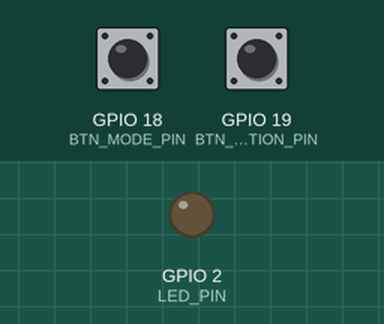
A program run on a simulated ESP32. Shown: output pins drawn as LEDs (lit = HIGH). Dashed ring = blinking. The test bench sets the inputs (shaded band); at power-on: GPIO 18 (BTN_MODE_PIN) HIGH, GPIO 19 (BTN_ACTION_PIN) HIGH. WiFi joins after 1.5 s; servers stay silent unless stated; EEPROM starts erased; USB keyboard and mouse output is not drawn; what the program prints to the serial monitor is not drawn.

Above: at 6.2 s.
6.3 s: GPIO 18 (BTN_MODE_PIN) pulled LOW for 0.15 s
At 6.65 s:
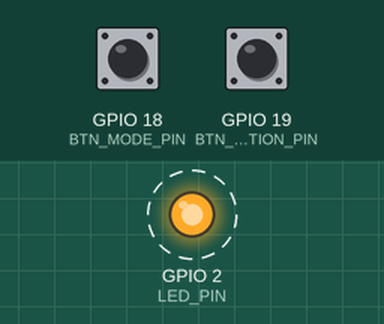
9.3 s: GPIO 18 (BTN_MODE_PIN) pulled LOW for 1 s
11.8 s: GPIO 19 (BTN_ACTION_PIN) pulled LOW for 0.15 s
At 12.25 s:
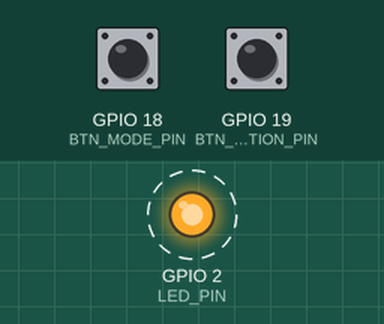
14.9 s: GPIO 19 (BTN_ACTION_PIN) pulled LOW for 1 s
At 15.8 s:
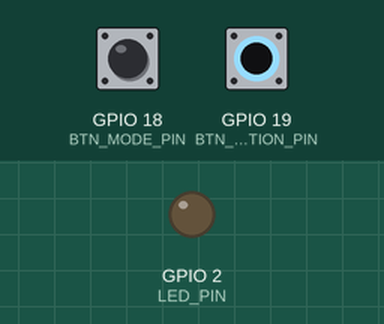
17.4 s: GPIO 19 (BTN_ACTION_PIN) pulled LOW for 3.2 s
At 18.29 s:
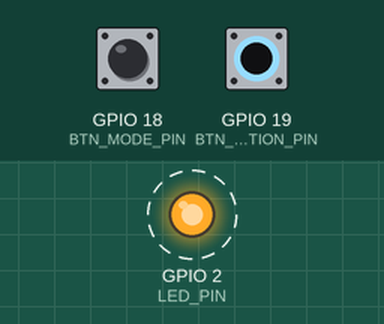
Timing chart, 0 to 23.1 s (numbered marks = the images above; inputs shaded):
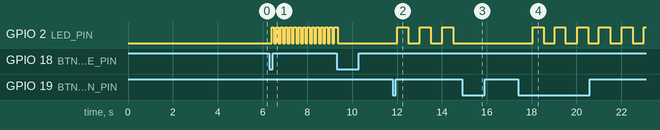

Measured:
- after the input at 6.3 s, GPIO 2 (LED_PIN): alternates HIGH for 0.10 s and LOW for 0.10 s, starting after 0.12 s
- after the input at 11.8 s, GPIO 2 (LED_PIN): alternates HIGH for 0.50 s and LOW for 0.50 s, starting after 0.20 s
- after the input at 14.9 s, GPIO 2 (LED_PIN): stops changing and stays LOW
- after the input at 17.4 s, GPIO 2 (LED_PIN): alternates HIGH for 0.48 s and LOW for 0.50 s, starting after 0.66 s

The program:

main.cpp
```cpp
#include <Arduino.h>
#include <WiFi.h>
#include "config.h"
#include "InputManager.h"
#include "WebPortal.h"
#include "JoystickController.h"

// New System Modes:
// MODE_BLUETOOTH_IDLE: BLE ready, not running macro, not connected to STA
// MODE_BLUETOOTH_RUNNING: BLE running macro
// MODE_CONFIG_WIFI_AP: ESP32 is in AP mode, hosting the web configuration portal
// MODE_STA_CONNECTED_BLE: ESP32 is connected to an external Wi-Fi network AND BLE is active
enum SystemMode
{
    MODE_BLUETOOTH_IDLE,
    MODE_BLUETOOTH_RUNNING,
    MODE_CONFIG_WIFI_AP,
    MODE_STA_CONNECTED_BLE
};
SystemMode currentMode = MODE_BLUETOOTH_IDLE; // Initial state, will be updated in setup

void setup()
{
    Serial.begin(115200);
    pinMode(LED_PIN, OUTPUT);
    input_init();

    // Load macro and Wi-Fi credentials on boot
    web_load_default_sequence(); // Loads the saved macro from NVS

    // Attempt to connect to a saved external Wi-Fi network (Station Mode)
    web_init_sta_mode();

    // Wait briefly for STA connection to establish if credentials were valid
    unsigned long sta_connect_start = millis();
    while (!web_is_in_sta_mode() && millis() - sta_connect_start < 5000)
    { // Try for 5 seconds
        delay(100);
        Serial.print(".");
    }

    // Decide initial system mode based on STA connection attempt
    if (web_is_in_sta_mode())
    {
        currentMode = MODE_STA_CONNECTED_BLE;
        Serial.printf("\nStarting in STA-connected BLE mode. IP: %s\n", WiFi.localIP().toString().c_str());
        // Se conectou ao Wi-Fi, inicie o servidor web permanente.
        web_server_start();
    }
    else
    {
        currentMode = MODE_BLUETOOTH_IDLE;
        Serial.println("\nStarting in BLE (idle) mode. No STA connection or failed.");
    }

    joystick_init(); // Initialize BLE Gamepad
    Serial.println("--- PatroSmartController Initialized ---");
}

void loop()
{
    bool btnMode = input_is_mode_btn_pressed();
    bool btnAction = input_is_action_btn_pressed();

    switch (currentMode)
    {
    case MODE_BLUETOOTH_IDLE:
        digitalWrite(LED_PIN, LOW); // LED off
        if (btnAction)
        {
            currentMode = MODE_BLUETOOTH_RUNNING;
        }
        if (btnMode)
        {
            // Transition to Wi-Fi AP Config Mode
            web_init(); // This starts the ESP32's AP and web server
            currentMode = MODE_CONFIG_WIFI_AP;
        }
        break;

    case MODE_BLUETOOTH_RUNNING:
        if ((millis() / 500) % 2 == 0)
            digitalWrite(LED_PIN, HIGH);
        else
            digitalWrite(LED_PIN, LOW); // Slow blink to indicate macro running

        joystick_run_macro(web_get_sequence(), true); // Execute macro

        if (btnAction)
        {
            currentMode = MODE_BLUETOOTH_IDLE;
        } // Stop macro
        break;

    case MODE_CONFIG_WIFI_AP: // ESP32 is in Access Point mode, serving config pages
        if ((millis() / 100) % 2 == 0)
            digitalWrite(LED_PIN, HIGH);
        else
            digitalWrite(LED_PIN, LOW); // Fast blink for config mode

        web_loop(); // Process web server requests (DNS, HTTP)

        if (btnMode)
        {
            // Exit Config Mode
            web_stop(); // Stop AP and web server. Also disconnects STA if connected.

            // After exiting config, check if STA is now connected.
            if (web_is_in_sta_mode())
            { // Check if a station connection was established
                currentMode = MODE_STA_CONNECTED_BLE;
            }
            else
            {
                currentMode = MODE_BLUETOOTH_IDLE;
            }
            Serial.printf("Exiting config mode. New state: %s\n", (currentMode == MODE_STA_CONNECTED_BLE ? "STA_CONNECTED_BLE" : "BLUETOOTH_IDLE"));
        }
        break;

    case MODE_STA_CONNECTED_BLE:     // ESP32 is connected to an external Wi-Fi network AND BLE is active
        digitalWrite(LED_PIN, HIGH); // LED solid ON to indicate STA connection

        // Run web server loop to handle any incoming requests
        web_server_loop();

        // Allow transition to Config Mode (AP) from STA mode
        if (btnMode)
        {
            Serial.println("Entering config mode from STA. Disconnecting STA and starting AP...");
            web_stop_sta_mode(); // Explicitly disconnect STA
            web_init();          // Start the AP and web server for config
            currentMode = MODE_CONFIG_WIFI_AP;
        }

        // Allow starting/stopping macro
        if (btnAction)
        {
            currentMode = MODE_BLUETOOTH_RUNNING;
        }
        break;
    }
    delay(10); // Small delay to prevent watchdog timer from resetting the ESP32
}
```

InputManager.h
```cpp
#pragma once
void input_init();
bool input_is_mode_btn_pressed();
bool input_is_action_btn_pressed();
```

JoystickController.h
```cpp
#pragma once
#include <vector>
#include "WebPortal.h"

void joystick_init();
void joystick_run_macro(const std::vector<MacroStep>& sequence, bool isRunning);
bool joystick_is_connected();
```

WebPortal.h
```cpp
#pragma once
#include <vector>
#include <Arduino.h>

struct MacroStep
{
    int button;
    int duration;
};

void web_init();
void web_stop();
void web_loop();
std::vector<MacroStep> web_get_sequence();
void web_load_default_sequence();

// --- Wi-Fi Management Functions ---
// Attempts to load saved credentials and connect to a station Wi-Fi network.
void web_init_sta_mode();
// Disconnects from station mode.
void web_stop_sta_mode();
// Helper to check if the ESP32's Access Point is currently active.
bool web_is_in_ap_mode();
// Helper to check if the ESP32 is currently connected to an external Wi-Fi station.
bool web_is_in_sta_mode();

// --- Generic Server Functions ---
// Starts the web server (registers routes, calls begin())
void web_server_start();
// Processes only HTTP client requests (for STA mode)
void web_server_loop();
```

InputManager.cpp
```cpp
#include <Arduino.h>
#include "InputManager.h"
#include "config.h"

void input_init()
{
    pinMode(BTN_MODE_PIN, INPUT_PULLUP);
    pinMode(BTN_ACTION_PIN, INPUT_PULLUP);
}

bool read_button(int pin)
{
    if (digitalRead(pin) == LOW)
    {
        delay(DEBOUNCE_DELAY);
        if (digitalRead(pin) == LOW)
            return true;
    }
    return false;
}

bool input_is_mode_btn_pressed()
{
    static bool lastState = false;
    bool currentState = read_button(BTN_MODE_PIN);
    if (currentState && !lastState)
    {
        lastState = true;
        return true;
    }
    else if (!currentState)
    {
        lastState = false;
    }
    return false;
}

bool input_is_action_btn_pressed()
{
    static bool lastState = false;
    bool currentState = read_button(BTN_ACTION_PIN);
    if (currentState && !lastState)
    {
        lastState = true;
        return true;
    }
    else if (!currentState)
    {
        lastState = false;
    }
    return false;
}
```

JoystickController.cpp
```cpp
#include "JoystickController.h"
#include <BleGamepad.h>
#include <Arduino.h>

BleGamepad bleGamepad("PatroSmartController", "LFP", 100);

void joystick_init() { bleGamepad.begin(); }
bool joystick_is_connected() { return bleGamepad.isConnected(); }

void joystick_run_macro(const std::vector<MacroStep> &sequence, bool isRunning)
{
    // Macro machine states
    enum class MacroState
    {
        IDLE,
        PRESSING,
        WAITING_BETWEEN_STEPS
    };

    static MacroState state = MacroState::IDLE;
    static int stepIndex = 0;
    static unsigned long stateStartTime = 0;
    const int DELAY_BETWEEN_STEPS_MS = 50; // Tempo de espera entre os passos da macro

    // Condições de reset: macro pausada, desconectado, ou sequência vazia
    if (!isRunning || !bleGamepad.isConnected() || sequence.empty())
    {
        if (state != MacroState::IDLE)
        {
            // A biblioteca não tem releaseAll(), então liberamos os botões manualmente.
            // Para este projeto, apenas o botão atual estaria pressionado,
            // mas por segurança, podemos liberar todos os botões usados.
            for (const auto &step : sequence)
            {
                bleGamepad.release(step.button);
            }
            state = MacroState::IDLE;
            stepIndex = 0;
        }
        return;
    }

    unsigned long now = millis();
    MacroStep currentStep = sequence[stepIndex];

    switch (state)
    {
    case MacroState::IDLE:
        // Inicia o primeiro passo
        bleGamepad.press(currentStep.button);
        state = MacroState::PRESSING;
        stateStartTime = now;
        break;

    case MacroState::PRESSING:
        // Verifica se o tempo de pressionamento já passou
        if (now - stateStartTime >= currentStep.duration)
        {
            bleGamepad.release(currentStep.button);
            state = MacroState::WAITING_BETWEEN_STEPS;
            stateStartTime = now;
        }
        break;

    case MacroState::WAITING_BETWEEN_STEPS:
        // Verifica se o tempo de espera entre os passos já passou
        if (now - stateStartTime >= DELAY_BETWEEN_STEPS_MS)
        {
            // Avança para o próximo passo
            stepIndex++;
            if (stepIndex >= sequence.size())
            {
                stepIndex = 0; // Reinicia a macro
            }
            // Prepara para pressionar o próximo botão no próximo ciclo
            state = MacroState::IDLE;
        }
        break;
    }
}
```

config.h
```cpp
#pragma once

// --- Hardware Definitions ---
constexpr int BTN_MODE_PIN = 18;   // Button 1: Toggles Modes
constexpr int BTN_ACTION_PIN = 19; // Button 2: Action
constexpr int LED_PIN = 2;         // Onboard LED

// --- Wi-Fi Configuration ---
constexpr char AP_SSID[] = "PatroSmart_Config";
constexpr char AP_PASS[] = ""; // Open network

// --- Constants ---
constexpr int DEBOUNCE_DELAY = 50; // ms

// --- NVS Keys for Preferences ---
constexpr const char* PREFERENCES_NAMESPACE_GENERAL = "patro_config"; // Namespace for macro
constexpr const char* PREFERENCES_NAMESPACE_WIFI = "patro_wifi";      // New namespace for Wi-Fi credentials
constexpr const char* MACRO_KEY = "macro_seq";                        // Key for macro
constexpr const char* WIFI_SSID_KEY = "wifi_ssid";                    // Key for STA SSID
constexpr const char* WIFI_PASS_KEY = "wifi_pass";                    // Key for STA Password
```

Source omitted: WebPortal.cpp (30594 bytes)
